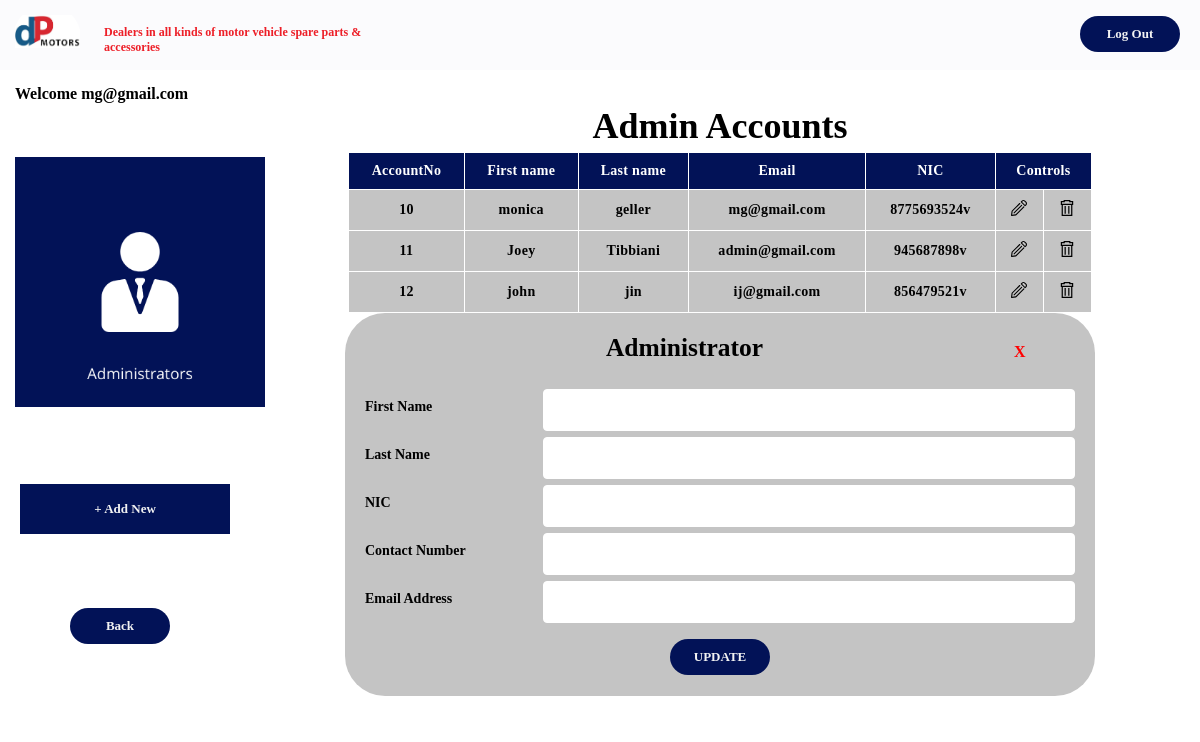
/UI/Administrator/manageAccounts/adminaccounts.php (signed in), run on the app's committed database.
### tables this page shows
CREATE TABLE IF NOT EXISTS `users` (
  `id` int(10) NOT NULL AUTO_INCREMENT,
  `fname` varchar(255) NOT NULL,
  `lname` varchar(255) NOT NULL,
  `email` varchar(255) NOT NULL,
  `nic` varchar(255) NOT NULL,
  `password` varchar(255) NOT NULL,
  `type` varchar(100) DEFAULT NULL,
  `contact` text,
  `address` text,
  `state` varchar(15) NOT NULL DEFAULT 'activated',
  PRIMARY KEY (`id`)
);

### UI/Administrator/manageAccounts/adminaccounts.php (the view, shortened to what this page needs)
<?php
if($_SESSION['type'] == "admin")
{
    $email =  $_SESSION['email'];
}else{
    header("location: ../UI/Auth-UI/Login.php?error=unscuccessful-attempt-adminDashboard");
}
?>
<!DOCTYPE HTML>
<html lang="en">
<head>
    <link rel="stylesheet" href="../../css/main.css">
</head>
<body>
    <div class="row r1">
        <div class="col-13">
            <img src="../../images/logo.png" class="navLogo">
        </div>
        <div class="col-nav">
            <h4 class="navSlogan">Dealers in all kinds of motor vehicle spare parts & accessories</h4>
        </div>
        <div class="col-14 navbar">
        <form action="../../includes/logout.inc.php">
                <button class="navButton"> Log Out </button>
            </form>
        </div>
    </div>
    <div class="row r3">
        <div class="col-15 ">
            <p> Welcome <?php echo  $email ?></p><br><br><br>
            <img src="../../images/admin/admin.png" style="width: 250px;" alt=""><br><br><br><br><br>
            <button class="adminbutton1" onclick="OnClickOpenAddEmloyee()" >+ Add New</button>
            <br><br><br><br><br>
            <p style="text-align: center;"> <button onclick="history.back()" class="navButton">Back </button></p>
            <br><br><br>
        </div>
        <div class="col-16 content">
            <div style="overflow-x:auto;">
                <div class="th-table-container1">
                    <h2 class="th-th2">Admin Accounts<h2>
                <table class="th-user-table">
                    <thead>
                    <tr>
                      <th>AccountNo</th>
                      <th>First name</th>
                      <th>Last name</th>
                      <th>Email</th>
                      <th>NIC</th>
                      <th colspan="2" style="text-align: center;">Controls</th>
                    </tr>
                    </thead>
                    <tbody>
                        <?php
                            $conn = mysqli_connect("localhost", "root", "", "is2102");
                            $sql = "SELECT id, fname, lname,email, nic  FROM users where type='admin'";
                            $result = $conn->query($sql);
                            while($row = mysqli_fetch_array($result)) {
                        ?>
                        <tr>
                            <td><?php echo $row["id"]; ?></td>
                            <td><?php echo $row["fname"];?></td>
                            <td><?php echo $row["lname"];?></td>
                            <td><?php echo $row["email"];?></td>
                            <td><?php echo $row["nic"];?></td>
                            <td><button class="th-button-icon" onclick="Updateopen()"><img src='../../images/Employee & Supplier/edit.svg' class='th-svg-icons'></button></td>
                            <td><a href="delete.process.php?id=<?php echo $row["id"]; ?>"><button class="th-button-icon" onclick="OnClickOpenDeleteEmployee()"><img src='../../images/Employee & Supplier/delete.svg' class='th-svg-icons'></button></a></td>
                        </tr>
                        <?php
                            }
                            ?>
                      </tbody>
                  </table>
            </div>
            <div class="th-addemployee-conatiner" id="th-update">
                <form action="update.process.php" method="post">
                    <div class="th-emp-row">
                        <div class="th-employee-form-title">
                            <h2 style="margin-bottom:20px;">Administrator</h2>
                        </div>
                        <div class="th-emp-close" onclick="Updateclose()">
                             <span class="th-emp-close-button">X</span>
                        </div>
                    </div>
                    <div class="th-emp-row">
                        <div class="th-emp-form-label">
                            <label for="firstname" class="th-user-label">First Name</label>
                        </div>
                        <div class="th-emp-form-input">
                            <input type="text" name="fname" class="th-emsu-input">
                        </div>
                    </div>
                    <div class="th-emp-row">
                        <div class="th-emp-form-label">
                            <label for="lastname" class="th-user-label">Last Name</label>
                        </div>
                        <div class="th-emp-form-input">
                            <input type="text" name="lname" class="th-emsu-input">
                        </div>
                    </div>
                    <div class="th-emp-row">
                        <div class="th-emp-form-label">
                            <label for="nic"class="th-user-label">NIC</label class="th-emsu-input">
                        </div>
                        <div class="th-emp-form-input">
                            <input type="text" name="nic" class="th-emsu-input">
                        </div>
                    </div>
                    <div class="th-emp-row">
                        <div class="th-emp-form-label">
                            <label for="contact"class="th-user-label">Contact Number</label class="th-emsu-input">
                        </div>
                        <div class="th-emp-form-input">
                            <input type="text" name="contact" class="th-emsu-input">
                        </div>
                    </div>
                    <div class="th-emp-row">
                        <div class="th-emp-form-label">
                            <label for="address"class="th-user-label"> Email Address</label class="th-emsu-input">
                        </div>
                        <div class="th-emp-form-input">
                            <input type="text" name="email" class="th-emsu-input">
                        </div>
                    </div>
                    <div class="th-emp-addb">
                        <button class="navButton" name="update">UPDATE</button>
                    </div>
                </form>
            </div>
        </div>
    </div>
</body>
</html>

### css/responsive.css (style rules this page uses)
* { margin:0; padding:0; font-family: 'Tahoma'; font-weight:bold; box-sizing:border-box; }
[class*="col-"] { float: left; padding: 15px; border: 0px solid red; }
.row::after { content: ""; clear: both; display: table; }
.col-13 { width: 7%; }
.col-14 { width: 68%; }
.col-15 { width: 20%; }
.col-16 { width: 80%; }
.col-nav { width: 25%; }
.navLogo { height: auto; width: 65px; z-index: -1; }
.navSlogan { padding-top: 10px; padding-left: 5px; color:#ED1F28; font-size: 12px; }
.r1 { background-color: #FBFBFD; }
.navbar { text-align: center; display: flex; justify-content: end; }
button { border-radius:25px; }
.navButton { border: none; background-color:#021257; width: 100px; padding: 10px 10px; transition-duration:0.4s; cursor: pointer; margin: 1px 5px; text-align: center; text-decoration: none; color:#F2F2F2; font-size: 13px; font-weight: bold; }

### css/employee-supplier.css (style rules this page uses)
.th-table-container1 { padding:0 10%; margin:20px auto 0; font-family: sans-serif; }
.th-th2 { text-align: center; text-decoration: none; font-size: 36px; margin-bottom: 5px; }
.th-user-table { width:100%; border:0px; border-collapse: collapse; }
.th-user-table thead { background-color: #021257; color:#ffffff; }
.th-user-table thead tr th { padding:10px; letter-spacing: 0.30px; font-size: 14px; font-weight: bold; text-align: center; text-decoration: none; border:1px solid #ffffff; border-collapse: collapse; }
.th-user-table tbody tr td { padding:10px; letter-spacing: 0.30px; font-size: 14px; font-weight: bold; text-align: center; text-decoration: none; border:1px solid #ffffff; border-collapse: collapse; background-color: #c4c4c4; color:#000; }
.th-svg-icons { width: 16px; height: 16px; border: none; cursor: pointer; background-color: transparent; }
.th-button-icon { border:none; height:16px; width:16px; background-color: #c4c4c4; }
.th-addemployee-conatiner { border-radius: 40px; width: 750px; background-color: #c4c4c4; padding: 20px; font-family:sans-serif; margin:auto; }
.th-employee-form-title { float:left; text-align:center; width:90%; font-size:17px; font-weight: bold; }
.th-emp-close { float: right; width: 10%; padding-top: 10px; }
.th-emp-close-button { width:20px; padding:10px; cursor:pointer; color:#ff0000; }
.th-emp-row:after { content: ""; display: table; clear: both; }
.th-user-label { padding: 10px 10px 10px 0; display: inline-block; color:#000000; font-size: 14px; font-weight: 700; }
.th-emp-form-label { float: left; width: 25%; margin-top: 6px; }
.th-emp-form-input { float: right; width: 75%; margin-top: 6px; }
.th-emsu-input { width: 100%; padding: 12px; border: 1px solid #ffffff; border-radius: 4px; box-sizing: border-box; resize: vertical; }
.th-emp-addb { display: flex; justify-content: center; text-align: center; margin-top:15px; }

### css/admin.css (style rules this page uses)
.adminbutton1 { border-radius: 0px; border: none; background-color:#021257; width: 100%; height: 50px; padding: 10px 10px; transition-duration:0.4s; cursor: pointer; margin: 1px 5px; text-align: center; text-decoration: none; color:#F2F2F2; font-size: 13px; font-weight: bold; }

### css/form.css (style rules this page uses)
label { padding: 10px 10px 10px 0; display: inline-block; color: #000000; font-size: 14px; font-weight: 600; }

### data on the page
users: id "10", fname "monica", lname "geller", email "mg@gmail.com", nic "8775693524v"
users: id "11", fname "Joey", lname "Tibbiani", email "admin@gmail.com", nic "945687898v"
users: id "12", fname "john", lname "jin", email "ij@gmail.com", nic "856479521v"

### other printed values
$email "mg@gmail.com"
